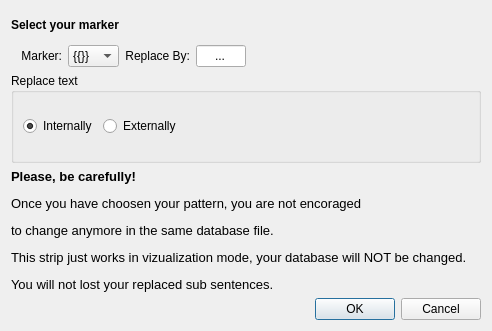
<?xml version="1.0" encoding="UTF-8"?>
<ui version="4.0">
 <class>Dialog</class>
 <widget class="QDialog" name="Dialog">
  <property name="geometry">
   <rect>
    <x>0</x>
    <y>0</y>
    <width>492</width>
    <height>331</height>
   </rect>
  </property>
  <property name="windowTitle">
   <string>Strip Sentence Options</string>
  </property>
  <layout class="QGridLayout" name="gridLayout_2">
   <item row="1" column="3">
    <widget class="QLineEdit" name="lineEditReplaceBy">
     <property name="minimumSize">
      <size>
       <width>50</width>
       <height>0</height>
      </size>
     </property>
     <property name="maximumSize">
      <size>
       <width>50</width>
       <height>16777215</height>
      </size>
     </property>
     <property name="text">
      <string>...</string>
     </property>
     <property name="alignment">
      <set>Qt::AlignCenter</set>
     </property>
    </widget>
   </item>
   <item row="0" column="0" colspan="2">
    <widget class="QLabel" name="label_5">
     <property name="text">
      <string>&lt;html&gt;&lt;head/&gt;&lt;body&gt;&lt;p&gt;&lt;span style=&quot; font-weight:600;&quot;&gt;Select your marker&lt;/span&gt;&lt;/p&gt;&lt;/body&gt;&lt;/html&gt;</string>
     </property>
    </widget>
   </item>
   <item row="1" column="0">
    <widget class="QLabel" name="label">
     <property name="text">
      <string>Marker:</string>
     </property>
     <property name="alignment">
      <set>Qt::AlignRight|Qt::AlignTrailing|Qt::AlignVCenter</set>
     </property>
    </widget>
   </item>
   <item row="1" column="1">
    <widget class="QComboBox" name="comboBoxMarker">
     <item>
      <property name="text">
       <string>{{}}</string>
      </property>
     </item>
     <item>
      <property name="text">
       <string>{}</string>
      </property>
     </item>
     <item>
      <property name="text">
       <string>[ ]</string>
      </property>
     </item>
    </widget>
   </item>
   <item row="1" column="2">
    <widget class="QLabel" name="label_3">
     <property name="text">
      <string>Replace By:</string>
     </property>
     <property name="alignment">
      <set>Qt::AlignRight|Qt::AlignTrailing|Qt::AlignVCenter</set>
     </property>
    </widget>
   </item>
   <item row="2" column="0" colspan="5">
    <widget class="QGroupBox" name="groupBox">
     <property name="minimumSize">
      <size>
       <width>0</width>
       <height>90</height>
      </size>
     </property>
     <property name="maximumSize">
      <size>
       <width>16777215</width>
       <height>90</height>
      </size>
     </property>
     <property name="title">
      <string>Replace text</string>
     </property>
     <layout class="QHBoxLayout" name="horizontalLayout">
      <item>
       <widget class="QRadioButton" name="radioButtonInternally">
        <property name="text">
         <string>Internally</string>
        </property>
        <property name="checked">
         <bool>true</bool>
        </property>
       </widget>
      </item>
      <item>
       <widget class="QRadioButton" name="radioButtonExternally">
        <property name="text">
         <string>Externally</string>
        </property>
       </widget>
      </item>
      <item>
       <spacer name="horizontalSpacer_2">
        <property name="orientation">
         <enum>Qt::Horizontal</enum>
        </property>
        <property name="sizeHint" stdset="0">
         <size>
          <width>40</width>
          <height>20</height>
         </size>
        </property>
       </spacer>
      </item>
     </layout>
    </widget>
   </item>
   <item row="4" column="0" colspan="5">
    <widget class="QLabel" name="label_4">
     <property name="text">
      <string>&lt;html&gt;&lt;head/&gt;&lt;body&gt;&lt;p&gt;&lt;span style=&quot; font-size:10pt; font-weight:600;&quot;&gt;Please, be carefully! &lt;/span&gt;&lt;/p&gt;&lt;p&gt;&lt;span style=&quot; font-size:10pt;&quot;&gt;Once you have choosen your pattern, you are not encoraged &lt;/span&gt;&lt;/p&gt;&lt;p&gt;&lt;span style=&quot; font-size:10pt;&quot;&gt;to change anymore in the same database file.&lt;/span&gt;&lt;/p&gt;&lt;p&gt;&lt;span style=&quot; font-size:10pt;&quot;&gt;This strip just works in vizualization mode, your database will NOT be changed.&lt;/span&gt;&lt;/p&gt;&lt;p&gt;&lt;span style=&quot; font-size:10pt;&quot;&gt;You will not lost your replaced sub sentences.&lt;/span&gt;&lt;/p&gt;&lt;/body&gt;&lt;/html&gt;</string>
     </property>
    </widget>
   </item>
   <item row="1" column="4">
    <spacer name="horizontalSpacer">
     <property name="orientation">
      <enum>Qt::Horizontal</enum>
     </property>
     <property name="sizeHint" stdset="0">
      <size>
       <width>40</width>
       <height>20</height>
      </size>
     </property>
    </spacer>
   </item>
   <item row="5" column="0" colspan="5">
    <widget class="QDialogButtonBox" name="buttonBox">
     <property name="orientation">
      <enum>Qt::Horizontal</enum>
     </property>
     <property name="standardButtons">
      <set>QDialogButtonBox::Cancel|QDialogButtonBox::Ok</set>
     </property>
    </widget>
   </item>
  </layout>
 </widget>
 <resources/>
 <connections/>
</ui>
